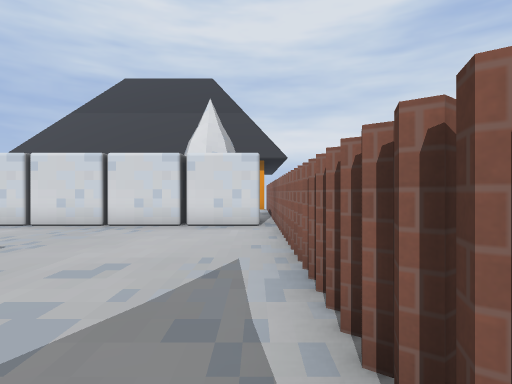
view 1 (above)

16 first-person views from a walk through a level from a Godot 3-D game. The camera is 1.2 m above the floor, looks level and sees 80° across. The floor is counted in squares, 1.3 m on a side. Each view is taken from the middle of a square. On the plan, view 1 faces up. The plan holds only what a view shows up to about 12 squares ahead; the rest is blank. The place goes on beyond the plan. Some surface patterns are stand-ins.

view 2
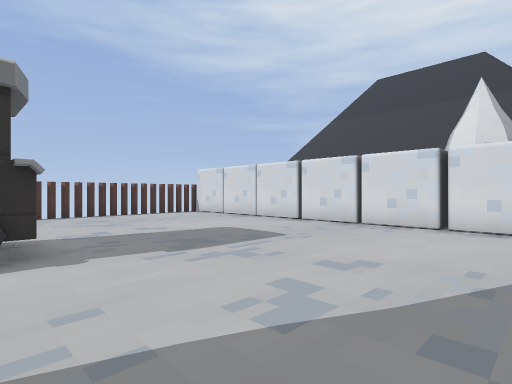

view 3
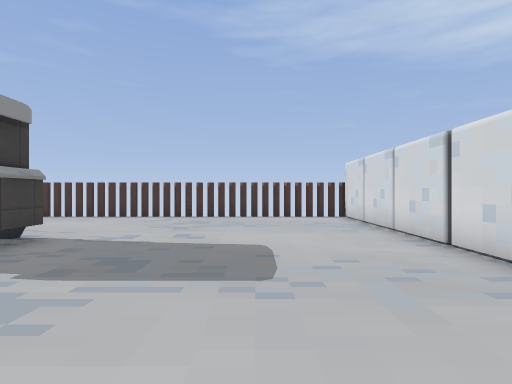

view 4
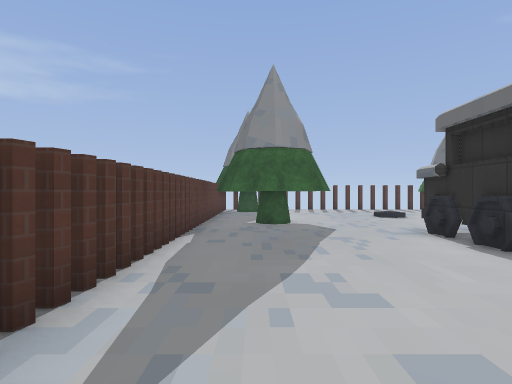

view 5
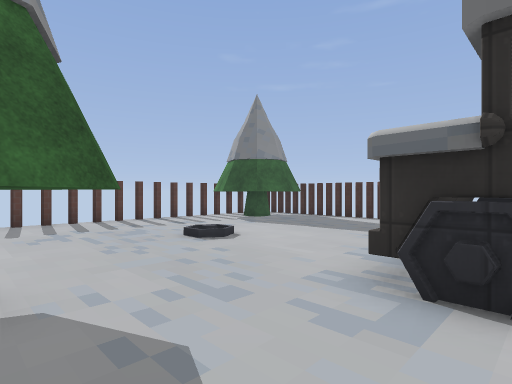

view 6
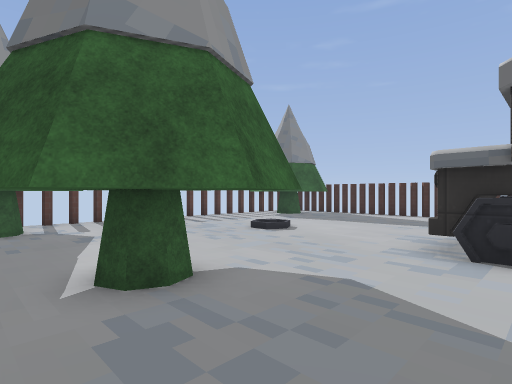

view 7
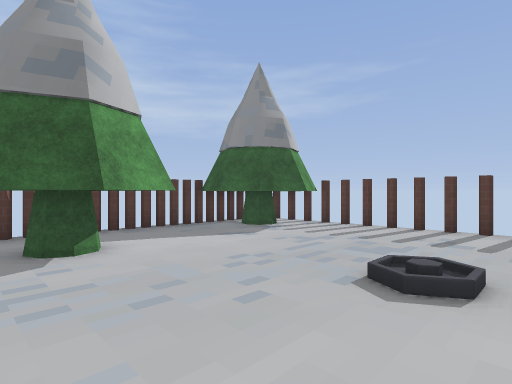

view 8
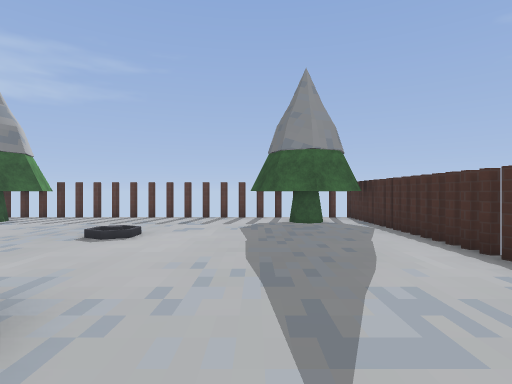

view 9
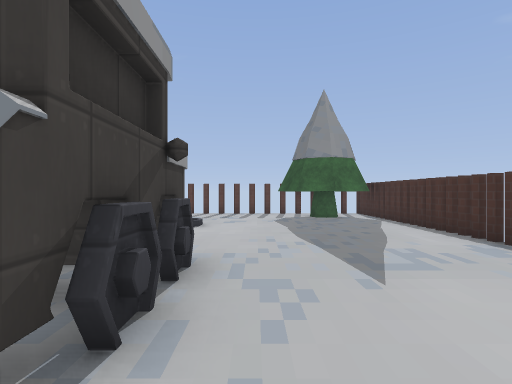

view 10
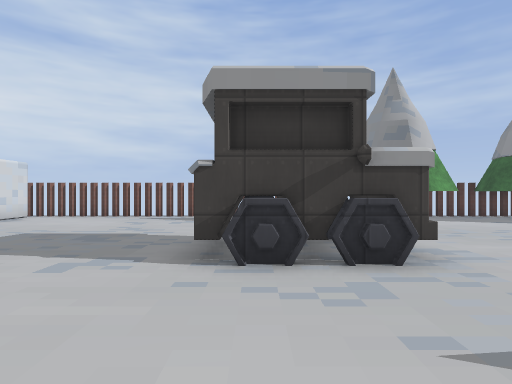

view 11
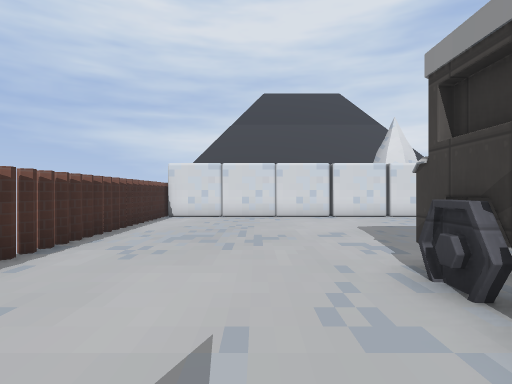

view 12
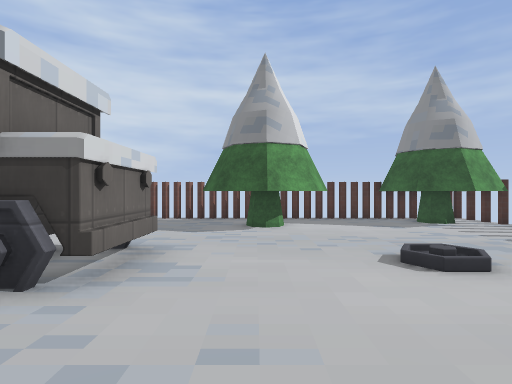

view 13
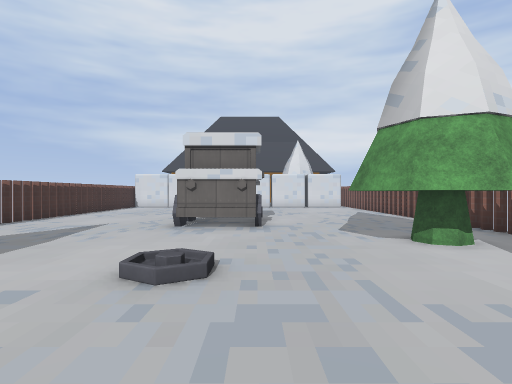

view 14
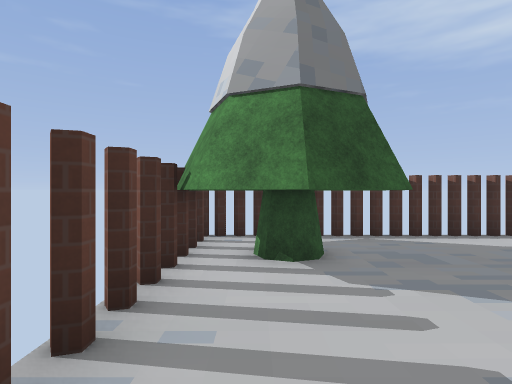

view 15
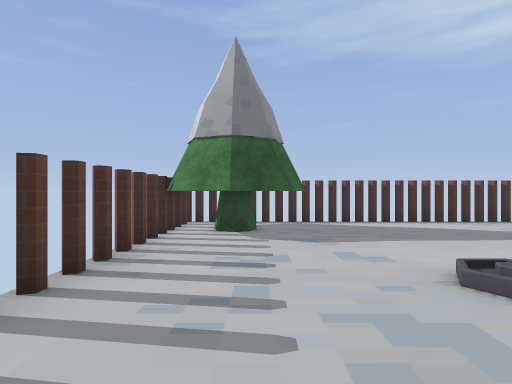

view 16
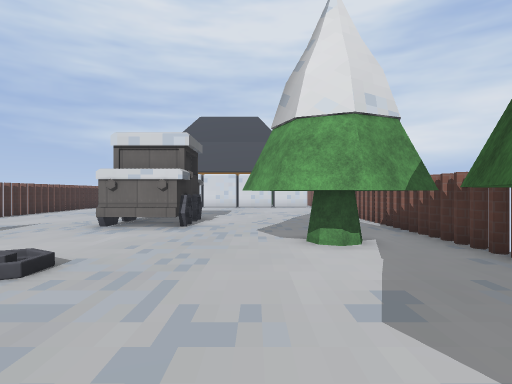

### Floor plan
Key: @ floor where view 1 was taken; # wall or solid block; x gap in a wall; . floor; / step, stairs or slope; B block; C car; T tree.
Columns run from 13 left of view 1 to 1 right of it. Each row starts with its distance up from view 1.
 10       BB
  9  #     B ###  #
  8 x...B.........x
  7 #.............#
  6 x.............x
  5 x.............x
  4 #.............#
  3 x.............x
  2 x.............x
  1 x.....CCC.....x
  0 x.....CCC....@x
 -1 x.....CCC.....x
 -2 x.....CCC.....x
 -3 x.........TTT.x
 -4 x.........TTTT#
 -5 x.........TTTT#
 -6 x....../...TT.x
 -7 x....../......x
 -8 x.TT........TT#
 -9 #TTTT......TTTT
-10 #TTTT......TT T
-11 ##TT#xxxxxx#TT#

Positions as (right, up) in squares from view 1, and headings:
1: (0, 0), facing up
2: (0, 0), facing up-left
3: (-1, 5), facing left
4: (-1, 5), facing down
5: (-2, -1), facing down-left
6: (0, -1), facing down-left
7: (-7, -3), facing down-right
8: (-9, 0), facing down
9: (-8, 2), facing down
10: (-11, 0), facing right
11: (-9, -3), facing up
12: (-10, -4), facing right
13: (-5, -10), facing up
14: (-6, -10), facing left
15: (-3, -9), facing left
16: (-3, -10), facing up
